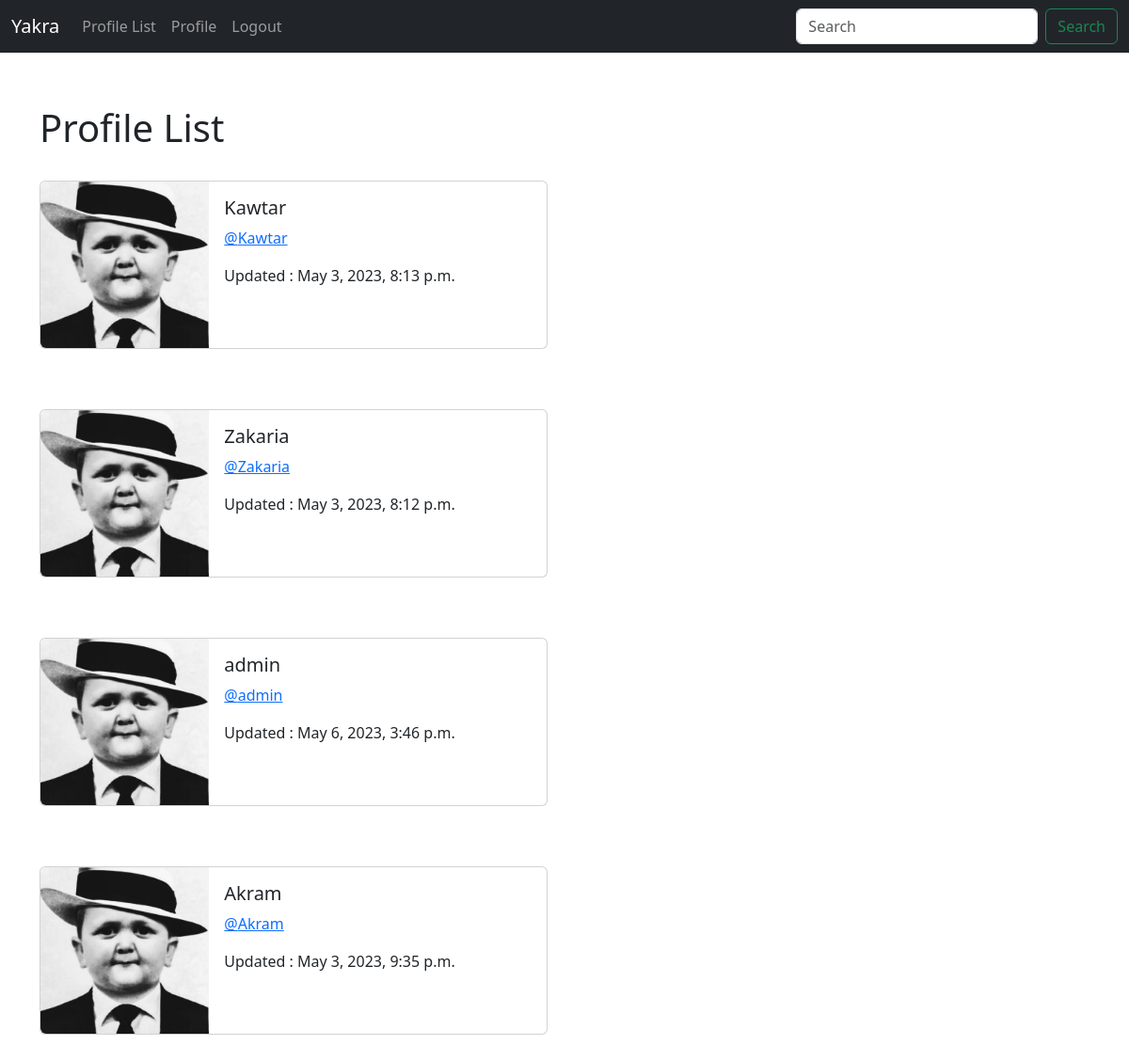
Page /profile_list/ (signed in) on the earlier database version.
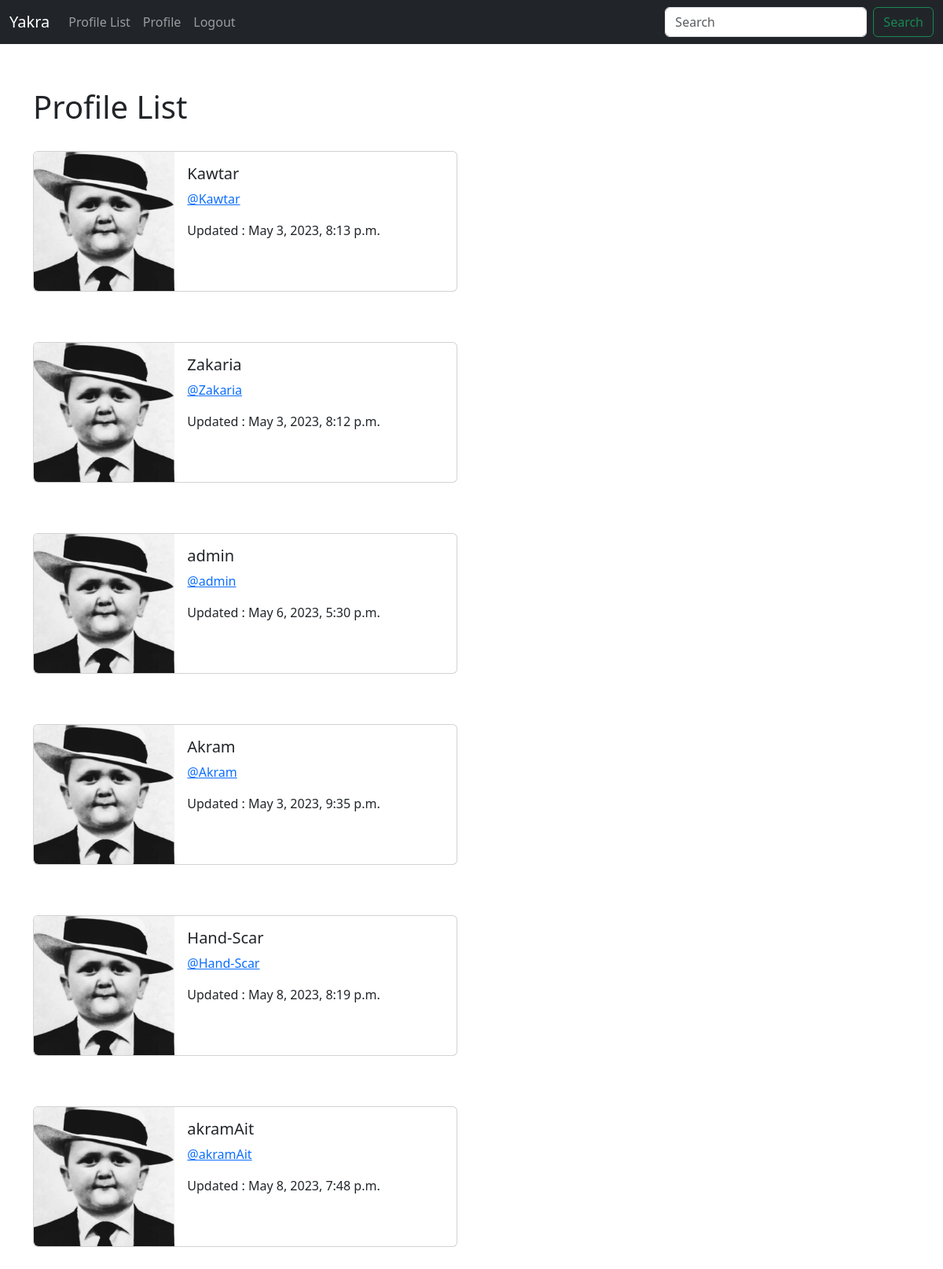
Same page on the later database version.
### Yakra/models.py (models this page shows, shortened)
class Profile(models.Model):
    user = models.OneToOneField(User,on_delete=models.CASCADE)
    follows = models.ManyToManyField("self",
         related_name="followed_by",
         symmetrical=False, #not neccessary to follow each other
         blank=True) #don't have to follow anyone
    date_modified = models.DateTimeField(User, auto_now=True) #give use the most stuff and date time field

### Yakra/views.py (the view)
# urls.py: path('profile_list/', views.profile_list,name='profile_list'),
def profile_list(request):
    if request.user.is_authenticated:
        profiles = Profile.objects.exclude(user=request.user)
        return render(request,'profile_list.html',{"profiles":profiles})
    else:
        messages.success(request,("You Must Be logged In to Enter this Page"))
        return redirect('home')

### Yakra/templates/profile_list.html
{%extends 'base.html'%}
{% load static%}
{%block content %}
<h1>Profile List</h1>
<br/>
{%if profiles %}
{%for profile in profiles %}
<div class="card mb-3" style="max-width: 540px;">
    <div class="row g-0">
      <div class="col-md-4">
        <img src="{%static 'images/hasbu1.jpg'%}" class="img-fluid rounded-start" alt="Porfile image">
      </div>
      <div class="col-md-8">
        <div class="card-body">
          <h5 class="card-title">{{profile.user.username}}</h5>
          <p class="card-text"> <a href="{%url 'profile' profile.user.id%}">@{{profile.user.username}}</a></p>Updated : {{ profile.date_modified }}</small></p>
        </div>
      </div>
    </div>
  </div>
  <br/><br/>
{%endfor%}
{% endif %}
{% endblock%}

### Yakra/templates/base.html (shortened to what this page needs)
<!doctype html>
<html lang="en">
  <head>
    <link href="https://cdn.jsdelivr.net/npm/bootstrap@5.3.0-alpha3/dist/css/bootstrap.min.css" rel="stylesheet">
  </head>
  <body>
    {%include 'navbar.html'%}
    <br/>
    <div class="container">
      <br/>
    {%block content%}
    {%endblock%}
    </div>
  </body>
</html>

### Yakra/templates/navbar.html (shortened to what this page needs)
<nav class="navbar navbar-expand-lg  navbar-dark bg-dark">
    <div class="container-fluid">
      <a class="navbar-brand" href="{%url 'home'%}">Yakra</a>
      <div class="collapse navbar-collapse" id="navbarSupportedContent">
        <ul class="navbar-nav me-auto mb-2 mb-lg-0">
          <li class="nav-item">
            <a class="nav-link" href="{% url 'profile_list'%}">Profile List</a>
          </li>
         {%if user.is_authenticated%}
          <li class="nav-item">
            <a class="nav-link" href="{% url 'profile' request.user.id%}">Profile</a>
          </li>
          <li class="nav-item">
            <a class="nav-link" href="{% url 'logout' %}">Logout</a>
          </li>
        {%endif%}
        </ul>
        <form class="d-flex" role="search">
          <input class="form-control me-2" type="search" placeholder="Search" aria-label="Search">
          <button class="btn btn-outline-success" type="submit">Search</button>
        </form>
      </div>
    </div>
  </nav>

Differences in the rows shown:
changed Profile "admin": date_modified "May 6, 2023, 3:46 p.m." → "May 6, 2023, 5:30 p.m."
added Profile: user.username "Hand-Scar", date_modified "May 8, 2023, 8:19 p.m."
added Profile: user.username "akramAit", date_modified "May 8, 2023, 7:48 p.m."
